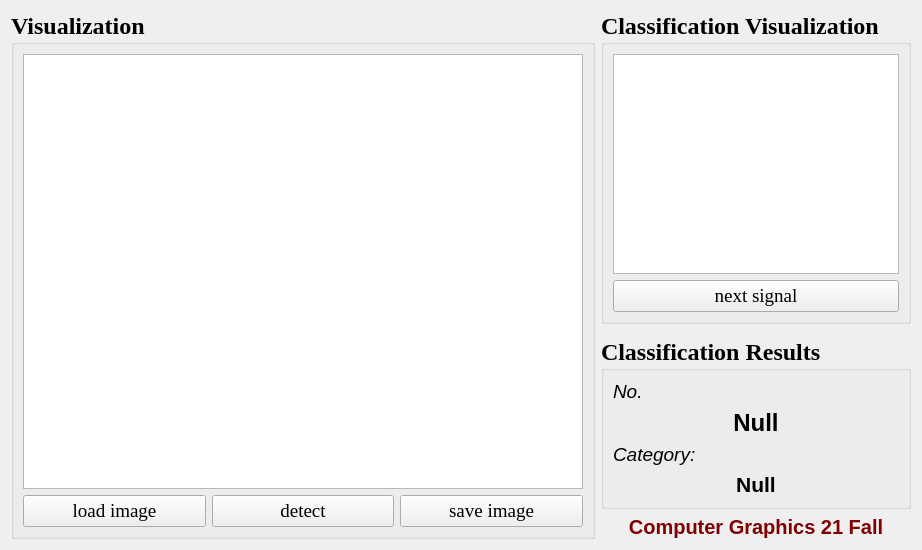
<?xml version="1.0" encoding="UTF-8"?>
<ui version="4.0">
 <class>Form</class>
 <widget class="QWidget" name="Form">
  <property name="geometry">
   <rect>
    <x>0</x>
    <y>0</y>
    <width>883</width>
    <height>550</height>
   </rect>
  </property>
  <property name="windowTitle">
   <string>Environment Traffic Sign Detection Program</string>
  </property>
  <property name="windowOpacity">
   <double>1.000000000000000</double>
  </property>
  <layout class="QHBoxLayout" name="horizontalLayout" stretch="2,1">
   <item>
    <widget class="QGroupBox" name="groupBox_graphicsView">
     <property name="font">
      <font>
       <family>Times New Roman</family>
       <pointsize>18</pointsize>
       <weight>75</weight>
       <bold>true</bold>
      </font>
     </property>
     <property name="title">
      <string>Visualization</string>
     </property>
     <layout class="QVBoxLayout" name="verticalLayout">
      <item>
       <widget class="QGraphicsView" name="graphicsView_whole">
        <property name="sizePolicy">
         <sizepolicy hsizetype="Fixed" vsizetype="Fixed">
          <horstretch>0</horstretch>
          <verstretch>0</verstretch>
         </sizepolicy>
        </property>
        <property name="minimumSize">
         <size>
          <width>560</width>
          <height>420</height>
         </size>
        </property>
        <property name="maximumSize">
         <size>
          <width>5600</width>
          <height>4200</height>
         </size>
        </property>
        <property name="lineWidth">
         <number>2</number>
        </property>
       </widget>
      </item>
      <item>
       <layout class="QHBoxLayout" name="horizontalLayout_2">
        <item>
         <widget class="QPushButton" name="btn_load">
          <property name="minimumSize">
           <size>
            <width>0</width>
            <height>32</height>
           </size>
          </property>
          <property name="maximumSize">
           <size>
            <width>16777215</width>
            <height>32</height>
           </size>
          </property>
          <property name="font">
           <font>
            <family>Times New Roman</family>
            <pointsize>14</pointsize>
            <weight>50</weight>
            <bold>false</bold>
           </font>
          </property>
          <property name="text">
           <string>load image</string>
          </property>
         </widget>
        </item>
        <item>
         <widget class="QPushButton" name="btn_show">
          <property name="minimumSize">
           <size>
            <width>0</width>
            <height>32</height>
           </size>
          </property>
          <property name="maximumSize">
           <size>
            <width>16777215</width>
            <height>32</height>
           </size>
          </property>
          <property name="font">
           <font>
            <family>Times New Roman</family>
            <pointsize>14</pointsize>
            <weight>50</weight>
            <bold>false</bold>
           </font>
          </property>
          <property name="text">
           <string>detect</string>
          </property>
         </widget>
        </item>
        <item>
         <widget class="QPushButton" name="btn_save">
          <property name="minimumSize">
           <size>
            <width>0</width>
            <height>32</height>
           </size>
          </property>
          <property name="maximumSize">
           <size>
            <width>16777215</width>
            <height>32</height>
           </size>
          </property>
          <property name="font">
           <font>
            <family>Times New Roman</family>
            <pointsize>14</pointsize>
            <weight>50</weight>
            <bold>false</bold>
           </font>
          </property>
          <property name="text">
           <string>save image</string>
          </property>
         </widget>
        </item>
       </layout>
      </item>
     </layout>
    </widget>
   </item>
   <item>
    <layout class="QVBoxLayout" name="verticalLayout_6">
     <item>
      <widget class="QGroupBox" name="groupBox_graphicsView2">
       <property name="font">
        <font>
         <family>Times New Roman</family>
         <pointsize>18</pointsize>
         <weight>75</weight>
         <bold>true</bold>
        </font>
       </property>
       <property name="title">
        <string>Classification Visualization</string>
       </property>
       <layout class="QVBoxLayout" name="verticalLayout_4">
        <item>
         <widget class="QGraphicsView" name="graphicsView_crop">
          <property name="enabled">
           <bool>true</bool>
          </property>
          <property name="minimumSize">
           <size>
            <width>220</width>
            <height>220</height>
           </size>
          </property>
          <property name="maximumSize">
           <size>
            <width>2200</width>
            <height>2200</height>
           </size>
          </property>
          <property name="layoutDirection">
           <enum>Qt::LeftToRight</enum>
          </property>
         </widget>
        </item>
        <item>
         <widget class="QPushButton" name="btn_next">
          <property name="minimumSize">
           <size>
            <width>0</width>
            <height>32</height>
           </size>
          </property>
          <property name="maximumSize">
           <size>
            <width>16777215</width>
            <height>32</height>
           </size>
          </property>
          <property name="font">
           <font>
            <family>Times New Roman</family>
            <pointsize>14</pointsize>
            <weight>50</weight>
            <bold>false</bold>
           </font>
          </property>
          <property name="text">
           <string>next signal</string>
          </property>
         </widget>
        </item>
       </layout>
      </widget>
     </item>
     <item>
      <spacer name="verticalSpacer">
       <property name="orientation">
        <enum>Qt::Vertical</enum>
       </property>
       <property name="sizeType">
        <enum>QSizePolicy::Preferred</enum>
       </property>
       <property name="sizeHint" stdset="0">
        <size>
         <width>20</width>
         <height>40</height>
        </size>
       </property>
      </spacer>
     </item>
     <item>
      <widget class="QGroupBox" name="groupBox_results">
       <property name="font">
        <font>
         <family>Times New Roman</family>
         <pointsize>18</pointsize>
         <weight>75</weight>
         <bold>true</bold>
        </font>
       </property>
       <property name="title">
        <string>Classification Results</string>
       </property>
       <layout class="QVBoxLayout" name="verticalLayout_2">
        <item>
         <widget class="QLabel" name="label_text_number">
          <property name="font">
           <font>
            <family>Arial</family>
            <pointsize>14</pointsize>
            <weight>50</weight>
            <italic>true</italic>
            <bold>false</bold>
           </font>
          </property>
          <property name="text">
           <string>No.</string>
          </property>
         </widget>
        </item>
        <item>
         <widget class="QLabel" name="label_number">
          <property name="font">
           <font>
            <family>Arial</family>
            <pointsize>18</pointsize>
            <weight>75</weight>
            <bold>true</bold>
           </font>
          </property>
          <property name="text">
           <string>Null</string>
          </property>
          <property name="alignment">
           <set>Qt::AlignCenter</set>
          </property>
         </widget>
        </item>
        <item>
         <widget class="QLabel" name="label_text_category">
          <property name="font">
           <font>
            <family>Arial</family>
            <pointsize>14</pointsize>
            <weight>50</weight>
            <italic>true</italic>
            <bold>false</bold>
           </font>
          </property>
          <property name="text">
           <string>Category:</string>
          </property>
         </widget>
        </item>
        <item>
         <widget class="QLabel" name="label_category">
          <property name="font">
           <font>
            <family>Arial</family>
            <pointsize>16</pointsize>
            <weight>75</weight>
            <bold>true</bold>
           </font>
          </property>
          <property name="text">
           <string>Null</string>
          </property>
          <property name="alignment">
           <set>Qt::AlignCenter</set>
          </property>
         </widget>
        </item>
       </layout>
      </widget>
     </item>
     <item>
      <widget class="QLabel" name="label_course">
       <property name="palette">
        <palette>
         <active>
          <colorrole role="WindowText">
           <brush brushstyle="SolidPattern">
            <color alpha="255">
             <red>128</red>
             <green>0</green>
             <blue>2</blue>
            </color>
           </brush>
          </colorrole>
         </active>
         <inactive>
          <colorrole role="WindowText">
           <brush brushstyle="SolidPattern">
            <color alpha="255">
             <red>128</red>
             <green>0</green>
             <blue>2</blue>
            </color>
           </brush>
          </colorrole>
         </inactive>
         <disabled>
          <colorrole role="WindowText">
           <brush brushstyle="SolidPattern">
            <color alpha="255">
             <red>127</red>
             <green>127</green>
             <blue>127</blue>
            </color>
           </brush>
          </colorrole>
         </disabled>
        </palette>
       </property>
       <property name="font">
        <font>
         <family>Arial</family>
         <pointsize>15</pointsize>
         <weight>75</weight>
         <bold>true</bold>
         <underline>false</underline>
        </font>
       </property>
       <property name="text">
        <string>Computer Graphics 21 Fall</string>
       </property>
       <property name="textFormat">
        <enum>Qt::AutoText</enum>
       </property>
       <property name="scaledContents">
        <bool>false</bool>
       </property>
       <property name="alignment">
        <set>Qt::AlignCenter</set>
       </property>
      </widget>
     </item>
    </layout>
   </item>
  </layout>
 </widget>
 <resources/>
 <connections/>
</ui>
